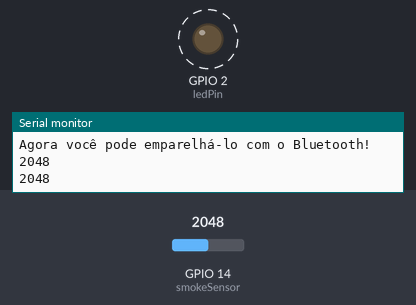
Simulated run of this sketch. Board: ESP32. On the bench: output pins drawn as LEDs (lit = HIGH), the last lines printed to the serial monitor. Dashed ring = blinking. The test bench sets the inputs (shaded band); at power-on: GPIO 14 (smokeSensor) = 2048. Nothing arrives over Bluetooth unless stated.

Above: at 2.8 s.
2.9 s: GPIO 14 (smokeSensor) set to 1051
6.4 s: GPIO 14 (smokeSensor) set to 949
At 7.8 s:
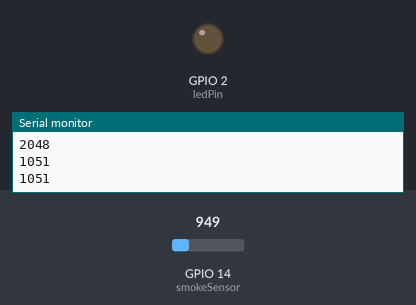
9.1 s: GPIO 14 (smokeSensor) set to 1040
At 10.4 s:
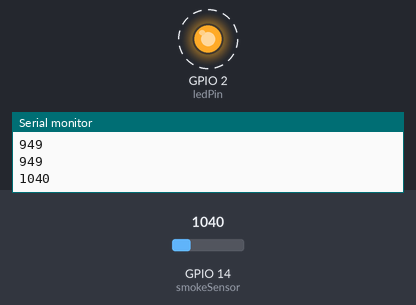
15.1 s: GPIO 14 (smokeSensor) set to 960
At 16.0 s:
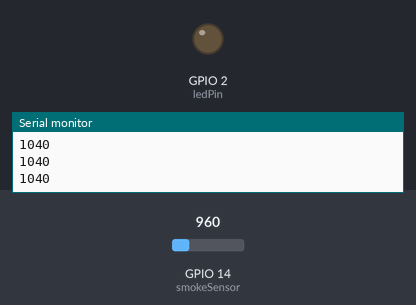
Timing chart, 0 to 18.1 s (numbered marks = the images above; inputs shaded):
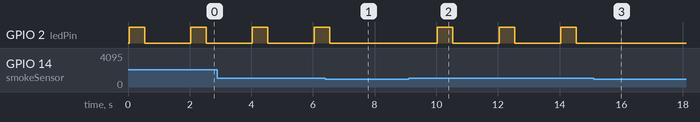

Measured:
- the behaviour switches between 1001 and 1000 on GPIO 14 (smokeSensor) (found by bisection; images 0 and 1)
- after the input at 6.4 s, GPIO 2 (ledPin): goes on until 6.5 s, then stays LOW
- after the input at 9.1 s, GPIO 2 (ledPin): alternates HIGH for 0.50 s and LOW for 1.5 s, starting after 0.94 s
- after the input at 15.1 s, GPIO 2 (ledPin): stops changing and stays LOW

The sketch:

Gas_Bluetooh.ino
```cpp
#include "BluetoothSerial.h"

const int smokeSensor = 14;   // Pino do sensor de fumaça
const int ledPin = 2;
String device_name = "ESP32-BT-Slave";

// verifica se o Bluetooth está disponível
#if !defined(CONFIG_BT_ENABLED) || !defined(CONFIG_BLUEDROID_ENABLED)
#error Bluetooth is not enabled! Please run `make menuconfig` to and enable it
#endif

// verifica se o Serial Port Profile está disponível
#if !defined(CONFIG_BT_SPP_ENABLED)
#error Serial Port Profile for Bluetooth is not available or not enabled. It is only available for the ESP32 chip.
#endif

BluetoothSerial SerialBT;

void setup() {
  Serial.begin(9600);              // inicia  monitor serial
  SerialBT.begin(device_name);     // inicia bluetooh com nome do dispositivo
  pinMode(ledPin, OUTPUT);
  Serial.printf("O dispositivo \"%s\" foi iniciado.\nAgora você pode emparelhá-lo com o Bluetooth!\n", device_name.c_str());
}

void loop() {
  int digitalNumber = analogRead(smokeSensor);  // vê os valores do sensor de fumaça
  Serial.println(digitalNumber);
  SerialBT.println(digitalNumber);              // envia os valores por Bluetooth para o celular

  // se o valor lido for maior que 1000, o LED pisca
  if (digitalNumber > 1000) {
    digitalWrite(ledPin, HIGH);
    delay(500);
    digitalWrite(ledPin, LOW);
    delay(500);
  }

  delay(1000); // atraso de 1 segundo entre leituras para evitar sobrecarga
}
```
